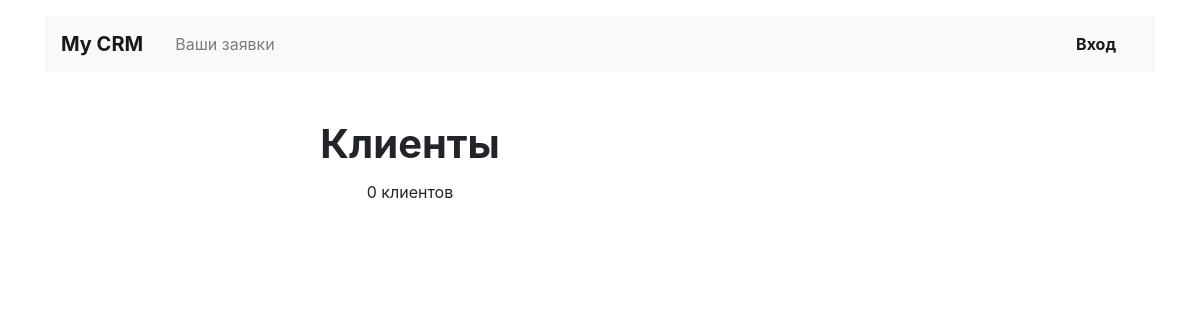
The app's page /clients/all/, older data.
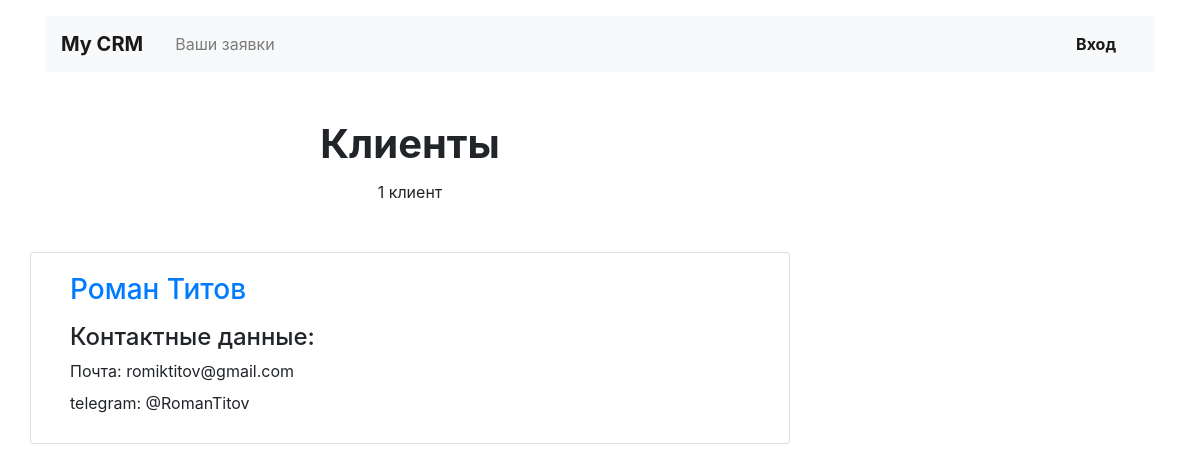
The same page, newer data.
### crm/models.py (models this page shows, shortened)
class Client(models.Model):
    first_name = models.CharField(
        'Имя',
        max_length=128,
    )
    last_name = models.CharField(
        'Фамилия',
        max_length=128,
        blank=True,
    )
    phone_regex = RegexValidator(
        regex=r'^\+?1?\d{9,15}$',
        message="Phone number must be entered in the format:"
                " '+999999999'. Up to 15 digits allowed.",
    )
    phone_number = models.CharField(
        'Номер телефона',
        validators=[phone_regex],
        max_length=17,
        blank=True
    )
    email = models.EmailField('Электронная почта')
    tg_username = models.CharField('Ник в telegram', max_length=128, blank=True)
    registration_data = models.DateTimeField(auto_now_add=True)
    class Meta:
        verbose_name = 'Клиент'
        verbose_name_plural = 'Клиенты'

### crm/views/client.py (the view)
# urls.py: path('clients/all/', ClientsView.as_view(), name='all_clients'),
class ClientsView(ListView):
    model = models.Client
    context_object_name = 'clients'
    template_name = 'crm/client/clients_list.html'

### crm/templatetags/ru_pluralize.py (called while the page is built)
@register.filter()
def ru_pluralize(number, arg: str = 'ночь,ночи,ночей'):
    nominative_singular, genitive_singular, genitive_plural = arg.split(',')
    number = abs(number)
    if number % 10 in [0, 5, 6, 7, 8, 9] or 11 <= number % 100 <= 19:
        return f'{number} {genitive_plural}'
    elif number % 10 == 1:
        return f'{number} {nominative_singular}'
    else:
        return f'{number} {genitive_singular}'

### crm/templates/crm/client/clients_list.html
{% extends "../base/base.html" %}
{% load ru_pluralize %}
{% load crispy_forms_tags %}
{% block content %}
<section class="row pt-2">
  <div class="col-12 col-lg-8">
      <h1 class="h1 text-center mx-auto mt-4"><strong>Клиенты</strong></h1>
      <p class="text-center pt-1">{{ clients|length|ru_pluralize:'клиент, клиента, клиентов' }}</p>
      <div class="row mt-5">
          {% load i18n %}
            {% language 'ru' %}
              {% for client in clients %}
                {% include './client_card.html' %}
              {% endfor %}
            {% endlanguage %}
      </div>
  </div>
</section>
{% endblock content %}

### crm/templates/crm/client/client_card.html (shortened to what this page needs)
<div class="card col-12 mb-4">
    <div class="card-body px-4">
      <div class="row">
        <div class="col-12">
          <a href="{% url 'client_edit' client.id %}"><h3 class="h3 pb-2">{{ client.first_name }} {{ client.last_name }}</h3></a>
          <h4 class="mb-2">Контактные данные:</h4>
          <p class="mb-2">Почта: {{ client.email }}</p>
          {% if client.tg_username %}
            <p class="mb-2">telegram: {{ client.tg_username }}</p>
          {% endif %}
        </div>
      </div>
    </div>
</div>

Row changes from the older to the newer data that the page shows:
added Client: first_name "Роман", last_name "Титов", email "romiktitov@gmail.com", tg_username "@RomanTitov"
Text that changed along with them:
{{ clients|length|ru_pluralize:'клиент, клиента, клиентов' }}: "0 клиентов" → "1 клиент"
